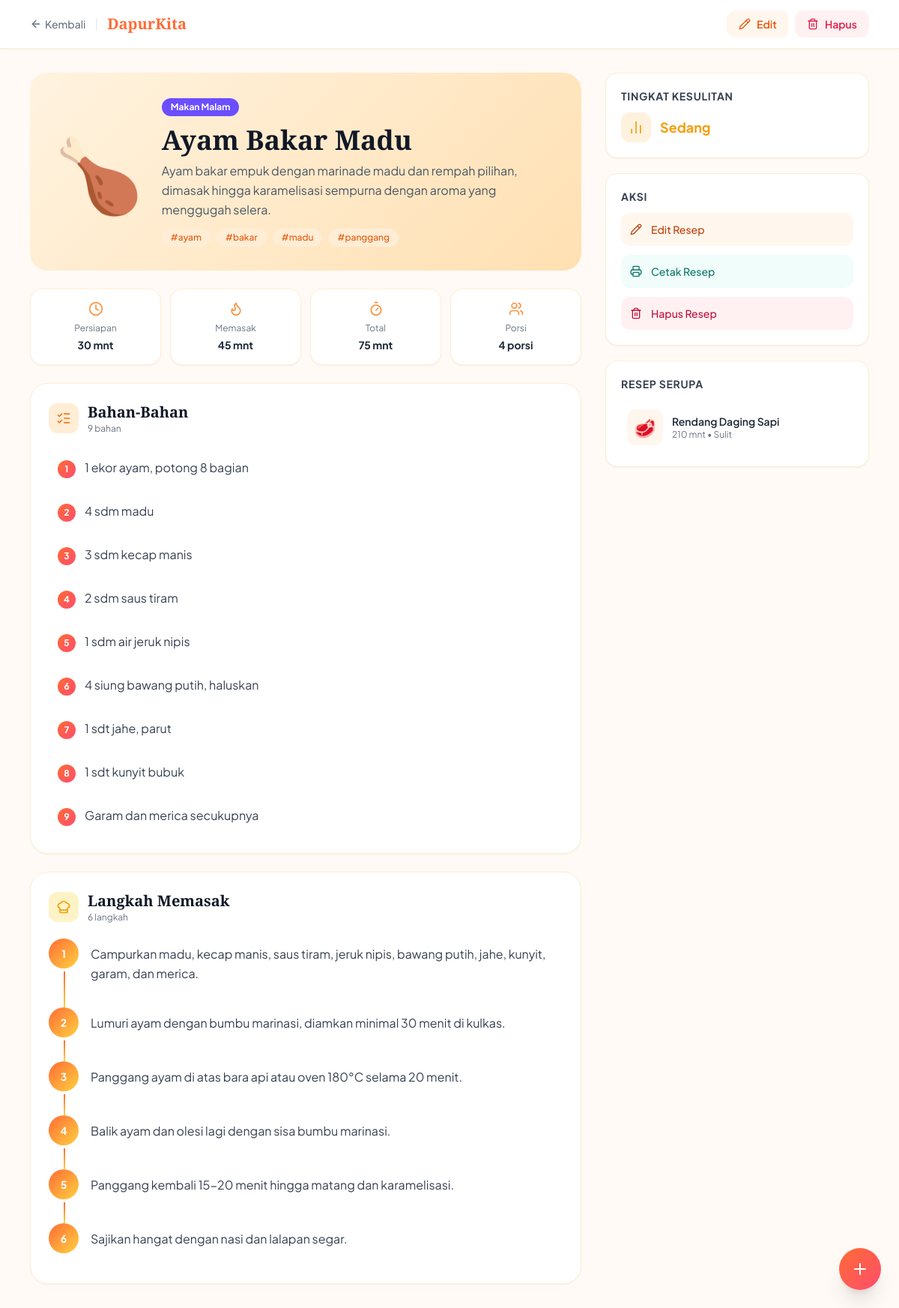
Screenshot of /detail.php?id=2 with the database file from the repository.
### tables this page shows
CREATE TABLE recipes (
        id INTEGER PRIMARY KEY AUTOINCREMENT,
        title TEXT NOT NULL,
        description TEXT,
        category_id INTEGER,
        prep_time INTEGER,
        cook_time INTEGER,
        servings INTEGER,
        difficulty TEXT,
        image_emoji TEXT,
        ingredients TEXT,
        steps TEXT,
        tags TEXT,
        created_at DATETIME DEFAULT CURRENT_TIMESTAMP,
        FOREIGN KEY(category_id) REFERENCES categories(id)
    );

CREATE TABLE categories (
        id INTEGER PRIMARY KEY AUTOINCREMENT,
        name TEXT NOT NULL,
        icon TEXT NOT NULL,
        color TEXT NOT NULL
    );

### detail.php (the view, shortened to what this page needs)
<?php
$db = initDB();
$id = isset($_GET['id']) ? (int)$_GET['id'] : 0;
$stmt = $db->prepare("SELECT r.*, c.name as category_name, c.color as category_color, c.icon as category_icon FROM recipes r LEFT JOIN categories c ON r.category_id = c.id WHERE r.id = :id");
$stmt->bindValue(':id', $id);
$stmt->execute();
$recipe = $stmt->fetch(PDO::FETCH_ASSOC);
$ingredients = json_decode($recipe['ingredients'], true) ?: [];
$steps = json_decode($recipe['steps'], true) ?: [];
$tags = array_filter(explode(',', $recipe['tags']));
$totalTime = $recipe['prep_time'] + $recipe['cook_time'];
$related = [];
$relResult = $db->prepare("SELECT r.* FROM recipes r WHERE r.category_id = :cat AND r.id != :id LIMIT 4");
$relResult->bindValue(':cat', $recipe['category_id']);
$relResult->bindValue(':id', $id);
$relResult->execute();
while ($row = $relResult->fetch(PDO::FETCH_ASSOC)) $related[] = $row;
$diffColors = ['Mudah' => '#10B981', 'Sedang' => '#F59E0B', 'Sulit' => '#EF4444'];
?>
<!DOCTYPE html>
<html lang="id">
<head>
    <script src="https://cdn.tailwindcss.com"></script>
</head>
<body class="min-h-screen">
    <nav class="bg-white shadow-sm sticky top-0 z-50 border-b border-orange-100 print-hide">
        <div class="max-w-6xl mx-auto px-4 h-16 flex items-center justify-between">
            <div class="flex items-center gap-3">
                <a href="index.php" class="flex items-center gap-1 text-gray-500 hover:text-orange-500 transition text-sm font-medium">
                    <i data-lucide="arrow-left" class="w-4 h-4"></i>
                    Kembali
                </a>
                <span class="text-gray-200">|</span>
                <a href="index.php" class="text-xl font-bold" style="font-family:'Playfair Display',serif; color:#FF6B35;">DapurKita</a>
            </div>
            <div class="flex items-center gap-2">
                <a href="edit.php?id=<?= $id ?>" class="flex items-center gap-2 px-4 py-2 bg-orange-50 text-orange-600 rounded-xl text-sm font-semibold hover:bg-orange-100 transition">
                    <i data-lucide="pencil" class="w-4 h-4"></i>
                    Edit
                </a>
                <a href="delete.php?id=<?= $id ?>" onclick="return confirm('Hapus resep ini?')" class="flex items-center gap-2 px-4 py-2 bg-rose-50 text-rose-600 rounded-xl text-sm font-semibold hover:bg-rose-100 transition">
                    <i data-lucide="trash-2" class="w-4 h-4"></i>
                    Hapus
                </a>
            </div>
        </div>
    </nav>
    <div class="max-w-6xl mx-auto px-4 py-8">
        <div class="grid grid-cols-1 lg:grid-cols-3 gap-8">
            <div class="lg:col-span-2 space-y-6">
                <div class="hero-recipe rounded-3xl p-8 slide-up flex flex-col md:flex-row gap-6 items-center">
                    <div class="text-8xl flex-shrink-0"><?= $recipe['image_emoji'] ?></div>
                    <div>
                        <?php if ($recipe['category_name']): ?>
                            <span class="text-xs font-bold px-3 py-1 rounded-full text-white mb-3 inline-block" style="background-color:<?= $recipe['category_color'] ?>">
                                <?= htmlspecialchars($recipe['category_name']) ?>
                            </span>
                        <?php endif; ?>
                        <h1 class="text-3xl md:text-4xl font-bold text-gray-900 font-display mb-2">
                            <?= htmlspecialchars($recipe['title']) ?>
                        </h1>
                        <p class="text-gray-600 leading-relaxed"><?= htmlspecialchars($recipe['description']) ?></p>
                        <?php if ($tags): ?>
                            <div class="flex flex-wrap gap-2 mt-3">
                                <?php foreach ($tags as $tag): ?>
                                    <span class="text-xs bg-orange-100 text-orange-600 px-3 py-1 rounded-full font-medium">#<?= trim(htmlspecialchars($tag)) ?></span>
                                <?php endforeach; ?>
                            </div>
                        <?php endif; ?>
                    </div>
                </div>
                <div class="grid grid-cols-4 gap-3 slide-up">
                    <?php
                    $stats = [
                        ['icon' => 'clock', 'label' => 'Persiapan', 'value' => $recipe['prep_time'] . ' mnt'],
                        ['icon' => 'flame', 'label' => 'Memasak', 'value' => $recipe['cook_time'] . ' mnt'],
                        ['icon' => 'timer', 'label' => 'Total', 'value' => $totalTime . ' mnt'],
                        ['icon' => 'users', 'label' => 'Porsi', 'value' => $recipe['servings'] . ' porsi'],
                    ];
                    foreach ($stats as $s):
                    ?>
                        <div class="bg-white rounded-2xl p-4 text-center border border-orange-100 shadow-sm">
                            <i data-lucide="<?= $s['icon'] ?>" class="w-5 h-5 mx-auto mb-2 text-orange-400"></i>
                            <p class="text-xs text-gray-500 mb-1"><?= $s['label'] ?></p>
                            <p class="text-sm font-bold text-gray-800"><?= $s['value'] ?></p>
                        </div>
                    <?php endforeach; ?>
                </div>
                <div class="bg-white rounded-3xl p-6 border border-orange-100 shadow-sm slide-up">
                    <div class="flex items-center gap-3 mb-5">
                        <div class="w-10 h-10 bg-orange-100 rounded-xl flex items-center justify-center">
                            <i data-lucide="list-checks" class="w-5 h-5 text-orange-500"></i>
                        </div>
                        <div>
                            <h2 class="text-xl font-bold text-gray-900 font-display">Bahan-Bahan</h2>
                            <p class="text-xs text-gray-500"><?= count($ingredients) ?> bahan</p>
                        </div>
                    </div>
                    <ul class="space-y-2">
                        <?php foreach ($ingredients as $i => $ing): ?>
                            <li class="ingredient-item flex items-start gap-3 p-3 rounded-xl transition cursor-default">
                                <span class="w-6 h-6 rounded-full flex-shrink-0 flex items-center justify-center text-xs font-bold text-white mt-0.5" style="background: linear-gradient(135deg, #FF6B35, #FF4D6D);"><?= $i + 1 ?></span>
                                <span class="text-gray-700"><?= htmlspecialchars($ing) ?></span>
                            </li>
                        <?php endforeach; ?>
                    </ul>
                </div>
                <div class="bg-white rounded-3xl p-6 border border-orange-100 shadow-sm slide-up">
                    <div class="flex items-center gap-3 mb-5">
                        <div class="w-10 h-10 bg-amber-100 rounded-xl flex items-center justify-center">
                            <i data-lucide="chef-hat" class="w-5 h-5 text-amber-500"></i>
                        </div>
                        <div>
                            <h2 class="text-xl font-bold text-gray-900 font-display">Langkah Memasak</h2>
                            <p class="text-xs text-gray-500"><?= count($steps) ?> langkah</p>
                        </div>
                    </div>
                    <ol class="space-y-4">
                        <?php foreach ($steps as $i => $step): ?>
                            <li class="step-line flex gap-4 pb-4">
                                <div class="w-10 h-10 rounded-full flex-shrink-0 flex items-center justify-center font-bold text-white text-sm z-10" style="background: linear-gradient(135deg, #FF6B35, #FFD23F);">
                                    <?= $i + 1 ?>
                                </div>
                                <div class="pt-2">
                                    <p class="text-gray-700 leading-relaxed"><?= htmlspecialchars($step) ?></p>
                                </div>
                            </li>
                        <?php endforeach; ?>
                    </ol>
                </div>
            </div>
            <div class="space-y-5">
                <div class="bg-white rounded-2xl p-5 border border-orange-100 shadow-sm">
                    <h3 class="font-bold text-gray-700 mb-3 text-sm uppercase tracking-wider">Tingkat Kesulitan</h3>
                    <div class="flex items-center gap-3">
                        <div class="w-10 h-10 rounded-xl flex items-center justify-center" style="background-color:<?= ($diffColors[$recipe['difficulty']] ?? '#6B7280') ?>22">
                            <i data-lucide="bar-chart-2" class="w-5 h-5" style="color:<?= $diffColors[$recipe['difficulty']] ?? '#6B7280' ?>"></i>
                        </div>
                        <span class="font-bold text-lg" style="color:<?= $diffColors[$recipe['difficulty']] ?? '#6B7280' ?>"><?= htmlspecialchars($recipe['difficulty']) ?></span>
                    </div>
                </div>
                <div class="bg-white rounded-2xl p-5 border border-orange-100 shadow-sm space-y-3">
                    <h3 class="font-bold text-gray-700 mb-3 text-sm uppercase tracking-wider">Aksi</h3>
                    <a href="edit.php?id=<?= $id ?>" class="w-full flex items-center gap-3 p-3 bg-orange-50 hover:bg-orange-100 text-orange-700 rounded-xl transition font-medium text-sm">
                        <i data-lucide="pencil" class="w-4 h-4"></i> Edit Resep
                    </a>
                    <button onclick="window.print()" class="w-full flex items-center gap-3 p-3 bg-teal-50 hover:bg-teal-100 text-teal-700 rounded-xl transition font-medium text-sm">
                        <i data-lucide="printer" class="w-4 h-4"></i> Cetak Resep
                    </button>
                    <a href="delete.php?id=<?= $id ?>" onclick="return confirm('Hapus resep ini?')" class="w-full flex items-center gap-3 p-3 bg-rose-50 hover:bg-rose-100 text-rose-700 rounded-xl transition font-medium text-sm">
                        <i data-lucide="trash-2" class="w-4 h-4"></i> Hapus Resep
                    </a>
                </div>
                <?php if ($related): ?>
                    <div class="bg-white rounded-2xl p-5 border border-orange-100 shadow-sm">
                        <h3 class="font-bold text-gray-700 mb-4 text-sm uppercase tracking-wider">Resep Serupa</h3>
                        <div class="space-y-3">
                            <?php foreach ($related as $rel): ?>
                                <a href="detail.php?id=<?= $rel['id'] ?>" class="flex items-center gap-3 p-2 rounded-xl hover:bg-orange-50 transition">
                                    <div class="w-12 h-12 rounded-xl bg-orange-50 flex items-center justify-center text-2xl flex-shrink-0">
                                        <?= $rel['image_emoji'] ?>
                                    </div>
                                    <div>
                                        <p class="font-semibold text-gray-800 text-sm line-clamp-1"><?= htmlspecialchars($rel['title']) ?></p>
                                        <p class="text-xs text-gray-500"><?= ($rel['prep_time'] + $rel['cook_time']) ?> mnt • <?= $rel['difficulty'] ?></p>
                                    </div>
                                </a>
                            <?php endforeach; ?>
                        </div>
                    </div>
                <?php endif; ?>
            </div>
        </div>
    </div>
    <a href="add.php" class="floating-btn print-hide fixed bottom-6 right-6 w-14 h-14 rounded-full flex items-center justify-center text-white z-40 shadow-xl">
        <i data-lucide="plus" class="w-6 h-6"></i>
    </a>
</body>
</html>

### detail.php (style rules this page uses)
body { font-family: 'Plus Jakarta Sans', sans-serif; background-color: #FFFAF5; }
.font-display { font-family: 'Playfair Display', serif; }
.step-line { position: relative; }
.step-line::before { content: ''; position: absolute; left: 20px; top: 44px; bottom: -16px; width: 2px; background: linear-gradient(to bottom, #FF6B35, #FFD23F); }
.step-line:last-child::before { display: none; }
.floating-btn { background: linear-gradient(135deg, #FF6B35, #FF4D6D); box-shadow: 0 8px 25px rgba(255, 107, 53, 0.4); }
.hero-recipe { background: linear-gradient(135deg, #FFF3E0 0%, #FFE0B2 100%); }
.slide-up { animation: slideUp 0.5s ease forwards; }

### rows the page displays
recipes: image_emoji "🍗", category.name "Makan Malam", title "Ayam Bakar Madu", description "Ayam bakar empuk dengan marinade madu dan rempah pilihan, dimasak hingga karamelisasi sempurna dengan aroma yang menggugah selera.", tags "ayam", tags "bakar", tags "madu", tags "panggang", ingredients "9", ingredients "1 ekor ayam, potong 8 bagian", ingredients "4 sdm madu", ingredients "3 sdm kecap manis", ingredients "2 sdm saus tiram", ingredients "1 sdm air jeruk nipis", ingredients "4 siung bawang putih, haluskan", ingredients "1 sdt jahe, parut", ingredients "1 sdt kunyit bubuk", ingredients "Garam dan merica secukupnya", steps "6", steps "Campurkan madu, kecap manis, saus tiram, jeruk nipis, bawang putih, jahe, kunyit, garam, dan merica.", steps "Lumuri ayam dengan bumbu marinasi, diamkan minimal 30 menit di kulkas.", steps "Panggang ayam di atas bara api atau oven 180°C selama 20 menit.", steps "Balik ayam dan olesi lagi dengan sisa bumbu marinasi.", steps "Panggang kembali 15-20 menit hingga matang dan karamelisasi.", steps "Sajikan hangat dengan nasi dan lalapan segar.", difficulty "Sedang"
recipes: image_emoji "🥩", title "Rendang Daging Sapi", $rel['prep_time'] + $rel['cook_time'] "210", difficulty "Sulit"

### other values shown
$s['label'] "Persiapan"
$s['value'] "30 mnt"
$s['label'] "Memasak"
$s['value'] "45 mnt"
$s['label'] "Total"
$s['value'] "75 mnt"
$s['label'] "Porsi"
$s['value'] "4 porsi"
